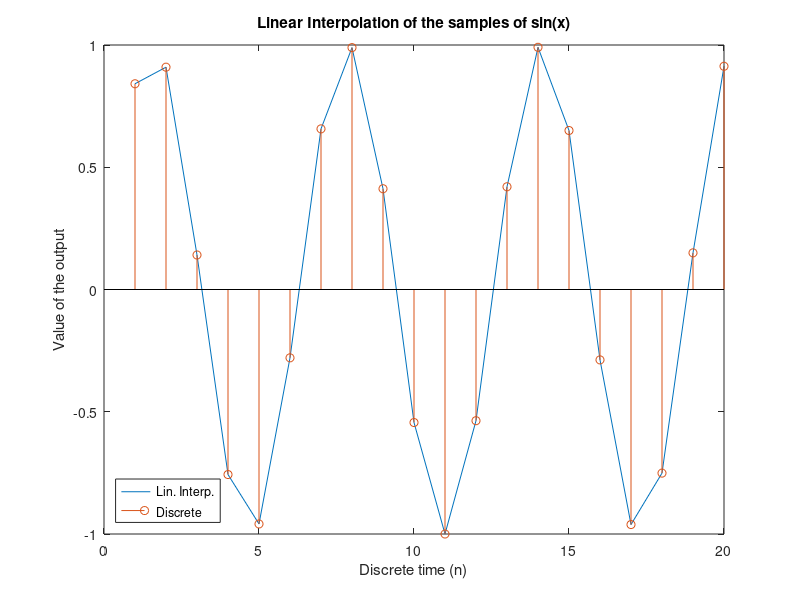
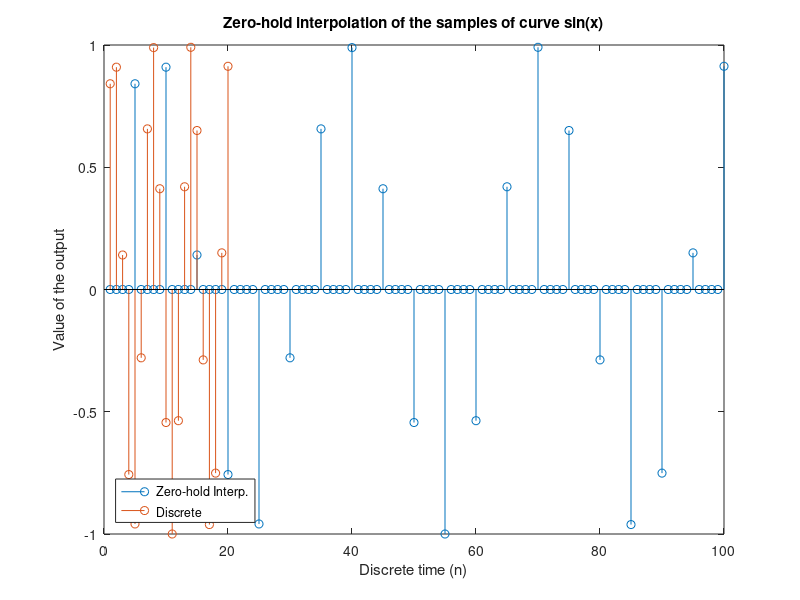

Write the MATLAB code that produced these figures, in order.
M = input("M = ");
N = 20;
x = sin(1:20); %test input
y = zeros(N*M, 1); %output
for k = 1:(N*M)
    if mod(k, M) == 0
        y(k) = x(k/M);
    else
        y(k) = 0;
    end
end

%linear interpolation
y_inter = interp1(1:N*M, y, M:M:M*N);

figure;
plot(y_inter);
hold on;
stem(x);
title("Linear Interpolation of the samples of sin(x)");
xlabel("Discrete time (n)");
ylabel("Value of the output");
legend("Lin. Interp.", "Discrete", "Location", "southwest");


%zero-order hold
y_ZOH = zeros(N*M, 1);

for k = 1:N*M
    if rem(k, M) == 0
        y_ZOH(k) = y(k);
    else
        y_ZOH(k) = 0;
    end
end

figure;
stem(y_ZOH);
hold on;
stem(x);
title("Zero-hold interpolation of the samples of curve sin(x)");
xlabel("Discrete time (n)");
ylabel("Value of the output");
legend("Zero-hold Interp.", "Discrete", "Location", "southwest");